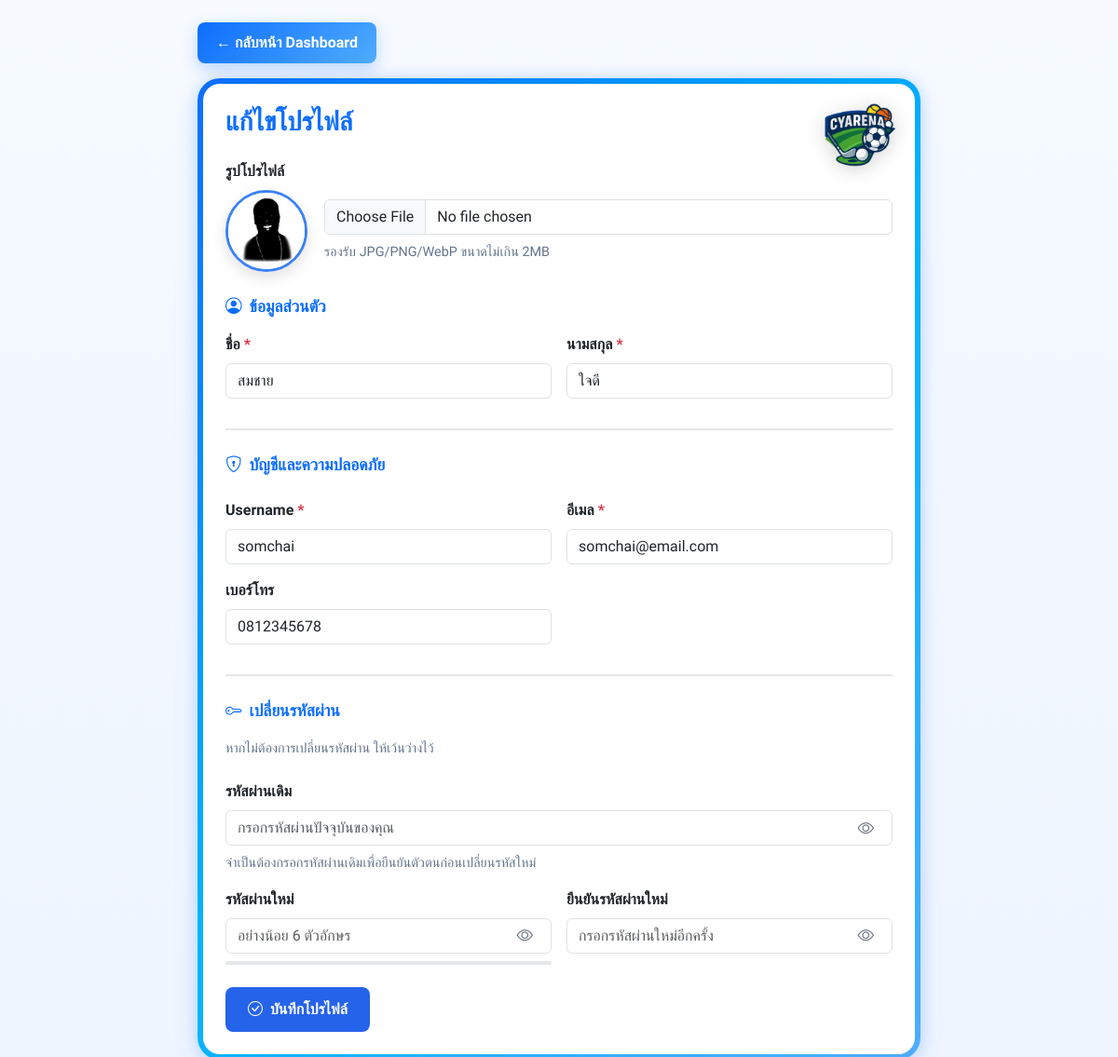
Page /profile_edit.php (signed in) on the committed database.
### tables this page shows
CREATE TABLE `tbl_customer` (
  `CustomerID` int(11) NOT NULL AUTO_INCREMENT,  
  `FirstName` varchar(255) NOT NULL,
  `LastName` varchar(255) NOT NULL,
  `Email` varchar(255) NOT NULL,
  `Phone` varchar(20) NOT NULL,
  `AvatarPath` varchar(255) DEFAULT NULL,
  `Username` varchar(100) NOT NULL,
  `Password` varchar(255) NOT NULL,
  `Status` varchar(20) NOT NULL DEFAULT 'active',
  `DateCreated` timestamp NOT NULL DEFAULT current_timestamp(),
  PRIMARY KEY (`CustomerID`)  
);

### profile_edit.php (the view, shortened to what this page needs)
<?php
require_once 'db_connect.php';
$uid = (int)$_SESSION['user_id'];
$sql = "SELECT CustomerID, FirstName, LastName, Phone, Email, Username, AvatarPath
        FROM Tbl_Customer
        WHERE CustomerID = ?";
$stmt = $conn->prepare($sql);
$stmt->bind_param('i', $uid);
$stmt->execute();
$profile = $stmt->get_result()->fetch_assoc();
$displayName = htmlspecialchars($_SESSION['user_name'] ?? ($profile['FirstName'] . ' ' . $profile['LastName']));
$avatarPath  = $profile['AvatarPath'];
$avatarSrc   = $avatarPath && file_exists(__DIR__ . '/' . $avatarPath)
  ? htmlspecialchars($avatarPath)
  : 'https://api.dicebear.com/7.x/initials/svg?seed=' . urlencode($displayName);
?>
<!doctype html>
<html lang="th">
<head>
<link href="https://cdn.jsdelivr.net/npm/bootstrap@5.3.3/dist/css/bootstrap.min.css" rel="stylesheet">
<link href="https://cdn.jsdelivr.net/npm/bootstrap-icons@1.11.3/font/bootstrap-icons.css" rel="stylesheet">
</head>
<body class="py-4">
  <div class="container-sm">
    <a href="dashboard.php" class="btn btn-back mb-3">
      ← กลับหน้า Dashboard
    </a>
    <div class="card p-4 card-beauty">
      <div class="logo-wrap" aria-hidden="true">
        <img src="images/cy.png" alt="CY Arena" class="card-logo-img">
      </div>
      <h3 class="mb-4 text-primary fw-semibold">แก้ไขโปรไฟล์</h3>
      <form method="post" enctype="multipart/form-data" novalidate>
        <div class="mb-4">
          <label class="form-label">รูปโปรไฟล์</label>
          <div class="avatar-wrap">
            <img id="avatarPreview" src="<?= $avatarSrc ?>" alt="avatar">
            <div class="flex-grow-1">
              <input class="form-control" type="file" name="avatar" id="avatar" accept=".jpg,.jpeg,.png,.webp">
              <div class="help">รองรับ JPG/PNG/WebP ขนาดไม่เกิน 2MB</div>
            </div>
          </div>
        </div>
        <div class="section-title">
          <i class="bi bi-person-circle"></i> ข้อมูลส่วนตัว
        </div>
        <div class="row g-3 mb-4">
          <div class="col-md-6">
            <label class="form-label">ชื่อ <span class="text-danger">*</span></label>
            <input type="text" name="first_name" class="form-control" required
                   value="<?= htmlspecialchars($profile['FirstName'] ?? '') ?>">
          </div>
          <div class="col-md-6">
            <label class="form-label">นามสกุล <span class="text-danger">*</span></label>
            <input type="text" name="last_name" class="form-control" required
                   value="<?= htmlspecialchars($profile['LastName'] ?? '') ?>">
          </div>
        </div>
        <div class="section-divider">
          <div class="section-title">
            <i class="bi bi-shield-lock"></i> บัญชีและความปลอดภัย
          </div>
        </div>
        <div class="row g-3 mb-4">
          <div class="col-md-6">
            <label class="form-label">Username <span class="text-danger">*</span></label>
            <input type="text" name="username" class="form-control" required
                   value="<?= htmlspecialchars($profile['Username'] ?? '') ?>">
          </div>
          <div class="col-md-6">
            <label class="form-label">อีเมล <span class="text-danger">*</span></label>
            <input type="email" name="email" class="form-control" required
                   value="<?= htmlspecialchars($profile['Email'] ?? '') ?>">
          </div>
          <div class="col-md-6">
            <label class="form-label">เบอร์โทร</label>
            <input type="text" name="phone" class="form-control"
                   placeholder="08x-xxx-xxxx"
                   value="<?= htmlspecialchars($profile['Phone'] ?? '') ?>">
          </div>
        </div>
        <div class="section-divider">
          <div class="section-title">
            <i class="bi bi-key"></i> เปลี่ยนรหัสผ่าน
          </div>
          <div class="help mb-3">หากไม่ต้องการเปลี่ยนรหัสผ่าน ให้เว้นว่างไว้</div>
        </div>
        <div class="row g-3 mb-4">
          <div class="col-md-12">
            <label class="form-label">รหัสผ่านเดิม</label>
            <div class="password-toggle-wrapper">
              <input type="password" name="current_password" id="current_password" class="form-control"
                     placeholder="กรอกรหัสผ่านปัจจุบันของคุณ"
                     autocomplete="new-password" readonly onfocus="this.removeAttribute('readonly');">
              <button type="button" class="password-toggle-btn" data-target="current_password">
                <i class="bi bi-eye"></i>
              </button>
            </div>
            <div class="help">จำเป็นต้องกรอกรหัสผ่านเดิมเพื่อยืนยันตัวตนก่อนเปลี่ยนรหัสใหม่</div>
          </div>
          <div class="col-md-6">
            <label class="form-label">รหัสผ่านใหม่</label>
            <div class="password-toggle-wrapper">
              <input type="password" name="new_password" id="new_password" class="form-control"
                     placeholder="อย่างน้อย 6 ตัวอักษร" minlength="6"
                     autocomplete="new-password" readonly onfocus="this.removeAttribute('readonly');">
              <button type="button" class="password-toggle-btn" data-target="new_password">
                <i class="bi bi-eye"></i>
              </button>
            </div>
            <div class="password-strength">
            </div>
          </div>
          <div class="col-md-6">
            <label class="form-label">ยืนยันรหัสผ่านใหม่</label>
            <div class="password-toggle-wrapper">
              <input type="password" name="confirm_password" id="confirm_password" class="form-control"
                     placeholder="กรอกรหัสผ่านใหม่อีกครั้ง"
                     autocomplete="new-password" readonly onfocus="this.removeAttribute('readonly');">
              <button type="button" class="password-toggle-btn" data-target="confirm_password">
                <i class="bi bi-eye"></i>
              </button>
            </div>
          </div>
        </div>
        <div class="d-flex gap-2">
          <button class="btn btn-brand" type="submit">
            <i class="bi bi-check-circle me-1"></i> บันทึกโปรไฟล์
          </button>
        </div>
      </form>
    </div>
  </div>
</body>
</html>

### profile_edit.php (style rules this page uses)
:root { --brand-1:#0d6efd; --brand-2:#00b4ff; --brand-3:#4facfe; --radius:1.5rem; }
body { background: linear-gradient(180deg, #f6faff 0%, #eef5ff 100%); font-family:"Prompt", system-ui, sans-serif; background-repeat: no-repeat; background-attachment: fixed; min-height: 100vh; }
.container-sm { max-width:800px }
label { font-weight:600;margin-bottom:0.5rem }
.help { color:#64748b;font-size:.9rem;margin-top:0.5rem }
.avatar-wrap { display:flex;gap:18px;align-items:center;margin-bottom:1.5rem }
.avatar-wrap img { width:88px;height:88px;border-radius:50%; object-fit:cover;border:3px solid #3b82f6;background:#fff; box-shadow:0 6px 16px rgba(2,6,23,.12); }
.btn-brand { background:#2563eb;color:#fff;font-weight:700; padding:0.75rem 1.5rem;border:none;border-radius:0.5rem; }
.btn-back { color:#fff!important;font-weight:600;border:none; background:linear-gradient(135deg, var(--brand-1), var(--brand-3)); box-shadow:0 6px 16px rgba(13,110,253,.25); padding:0.625rem 1.25rem;border-radius:0.5rem; display:inline-block;text-decoration:none; }
.card-beauty { position:relative; border: 6px solid transparent; border-radius: var(--radius); background: linear-gradient(#ffffff,#ffffff) padding-box, linear-gradient(135deg, var(--brand-1), var(--brand-2), var(--brand-3)) border-box; box-shadow: 0 10px 28px rgba(13,110,253,0.12), 0 0 16px rgba(13,110,253,0.18); }
.logo-wrap { position:absolute; top:10px; right:14px; width:92px; height:auto; pointer-events:none; filter: drop-shadow(0 3px 10px rgba(0,0,0,.18)); }
.card-logo-img { width:100%; height:auto; display:block; animation: bob 4.2s ease-in-out infinite; }
.section-divider { border-top: 2px solid #e5e7eb; margin: 2rem 0 1.5rem 0; padding-top: 1.5rem; }
.section-title { font-weight: 700; color: var(--brand-1); font-size: 1.1rem; margin-bottom: 1rem; display: flex; align-items: center; gap: 8px; }
.password-strength { height: 4px; background: #e5e7eb; border-radius: 2px; margin-top: 8px; }
.password-toggle-wrapper { position: relative; }
.password-toggle-wrapper input { padding-right: 45px; }
.password-toggle-btn { position: absolute; right: 10px; top: 50%; transform: translateY(-50%); background: none; border: none; color: #6b7280; cursor: pointer; padding: 5px 10px; font-size: 1.1rem; transition: color 0.2s; z-index: 10; }

### rows in the picture
tbl_customer: AvatarPath (picture), first_name "สมชาย", last_name "ใจดี", username "somchai", email "somchai@email.com", phone "0812345678"
